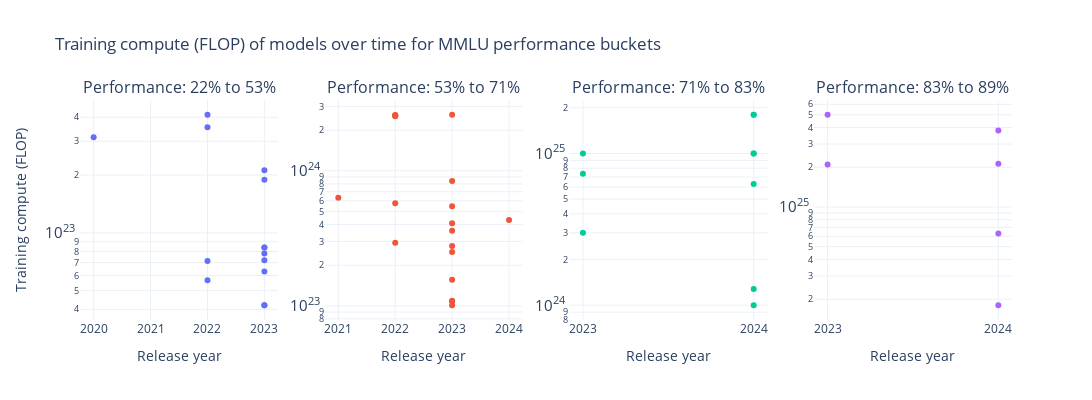

The code cell stored with this chart in its notebook:
### Code cell
# Plot the cost as a function of year for each bucket

fig = make_subplots(
    rows=1,
    cols=len(performance_bucket_dfs),
    subplot_titles=[f'Performance: {accuracy_from_negative_log_error(performance_low)*100:.0f}% ' +
                    f'to {accuracy_from_negative_log_error(performance_high)*100:.0f}%'
                    for performance_low, performance_high in performance_bucket_dfs.keys()]
)

for i, (performance_bucket, bucket_df) in enumerate(performance_bucket_dfs.items()):
    bucket_df = bucket_df.copy()
    bucket_df['Year'] = bucket_df['Date'].dt.year
    fig.append_trace(
        go.Scatter(
            x=bucket_df['Year'],
            y=10**bucket_df[cost_var],
            mode='markers',
            text=bucket_df['System'],
            name=f'{performance_bucket[0]:.2f} to {performance_bucket[1]:.2f}',
            showlegend=False,
        ),
        row=1, col=i + 1
    )
    fig.update_xaxes(title_text='Release year', row=1, col=i + 1)

# Only show whole years
fig.update_xaxes(tickmode='linear', dtick=1)
fig.update_yaxes(type='log')

fig.update_layout(
    title=f'{var_labels[cost_var]} of models over time for {benchmark_to_analyze} performance buckets',
    yaxis_title=var_labels[cost_var],
    width=1200,
    height=400,
    template='plotly_white'
)

if save:
    save_plot(fig, results_dir, f'{benchmark_to_analyze}_{cost_var}_by_year_for_performance_buckets')

fig.show()

### Figure 1 — Plotly figure (JSON) as saved in the notebook; plotly's stock layout.template omitted (floating-point values rounded to 4 significant figures)
{"data": [{"mode": "markers", "name": "0.25 to 0.75", "showlegend": false, "text": ["BLOOM-176B", "BloombergGPT", "DeepSeek-7B", "GLM 130B", "GPT-NeoX 20B", "LLaMa-1 13B", "LLaMa-1 7B", "LLaMa-2 7B", "MPT 30B", "MPT 7B", "OPT-66B", "StableLM-3B-4E1T", "StableLM-alpha-7b-v2", "text-davinci-001"], "type": "scatter", "x": [2022, 2023, 2023, 2022, 2022, 2023, 2023, 2023, 2023, 2023, 2022, 2023, 2023, 2020], "xaxis": "x", "y": [4.12e+23, 2.12e+23, 8.4e+22, 3.55e+23, 5.67e+22, 7.8e+22, 4.2e+22, 8.4e+22, 1.89e+23, 4.2e+22, 7.13e+22, 7.2e+22, 6.3e+22, 3.15e+23], "yaxis": "y"}, {"mode": "markers", "name": "0.75 to 1.25", "showlegend": false, "text": ["Chinchilla 70B", "code-davinci-002", "Falcon 40B", "Gemma 2 9B", "Gopher 280B", "GPT-3.5-turbo-16k", "LLaMa-1 33B", "LLaMa-1 65B", "LLaMa-2 13B", "LLaMa-2 34B", "LLaMa-2 70B", "PaLM 540B", "PaLM 63B", "Qwen 7B", "text-davinci-002", "text-davinci-003", "XVerse-13B", "XVerse-13B-2", "Yi-6B"], "type": "scatter", "x": [2022, 2022, 2023, 2024, 2021, 2023, 2023, 2023, 2023, 2023, 2023, 2022, 2022, 2023, 2022, 2022, 2023, 2023, 2023], "xaxis": "x2", "y": [5.76e+23, 2.58e+24, 3.6e+23, 4.32e+23, 6.31e+23, 2.6e+24, 2.77e+23, 5.46e+23, 1.56e+23, 4.08e+23, 8.4e+23, 2.53e+24, 2.93e+23, 1.01e+23, 2.58e+24, 2.58e+24, 1.09e+23, 2.5e+23, 1.08e+23], "yaxis": "y2"}, {"mode": "markers", "name": "1.25 to 1.75", "showlegend": false, "text": ["DeepSeek-Coder-V2", "DeepSeek-V2", "Grok-1", "Inflection-2", "Inflection-2.5", "Llama 3 70B", "Mistral Large", "Nemotron-4-340B Base", "Nemotron-4-340B Instruct", "PaLM-2"], "type": "scatter", "x": [2024, 2024, 2023, 2023, 2024, 2024, 2024, 2024, 2024, 2023], "xaxis": "x3", "y": [1.28e+24, 1e+24, 3e+24, 1e+25, 1e+25, 6.3e+24, 1e+25, 1.8e+25, 1.8e+25, 7.34e+24], "yaxis": "y3"}, {"mode": "markers", "name": "1.75 to 2.25", "showlegend": false, "text": ["Gemini Ultra", "GPT-4 (original)", "Llama 3.1 405B", "Llama 3.1 70B", "Mistral Large 2", "Yi-Large"], "type": "scatter", "x": [2023, 2023, 2024, 2024, 2024, 2024], "xaxis": "x4", "y": [5e+25, 2.1e+25, 3.8e+25, 6.3e+24, 2.13e+25, 1.8e+24], "yaxis": "y4"}], "layout": {"annotations": [{"font": {"size": 16}, "showarrow": false, "text": "Performance: 22% to 53%", "x": 0.1062, "xanchor": "center", "xref": "paper", "y": 1, "yanchor": "bottom", "yref": "paper"}, {"font": {"size": 16}, "showarrow": false, "text": "Performance: 53% to 71%", "x": 0.3688, "xanchor": "center", "xref": "paper", "y": 1, "yanchor": "bottom", "yref": "paper"}, {"font": {"size": 16}, "showarrow": false, "text": "Performance: 71% to 83%", "x": 0.6313, "xanchor": "center", "xref": "paper", "y": 1, "yanchor": "bottom", "yref": "paper"}, {"font": {"size": 16}, "showarrow": false, "text": "Performance: 83% to 89%", "x": 0.8938, "xanchor": "center", "xref": "paper", "y": 1, "yanchor": "bottom", "yref": "paper"}], "height": 400, "title": {"text": "Training compute (FLOP) of models over time for MMLU performance buckets"}, "width": 1200, "xaxis": {"anchor": "y", "domain": [0, 0.2125], "dtick": 1, "tickmode": "linear", "title": {"text": "Release year"}}, "xaxis2": {"anchor": "y2", "domain": [0.2625, 0.475], "dtick": 1, "tickmode": "linear", "title": {"text": "Release year"}}, "xaxis3": {"anchor": "y3", "domain": [0.525, 0.7375], "dtick": 1, "tickmode": "linear", "title": {"text": "Release year"}}, "xaxis4": {"anchor": "y4", "domain": [0.7875, 1], "dtick": 1, "tickmode": "linear", "title": {"text": "Release year"}}, "yaxis": {"anchor": "x", "domain": [0, 1], "title": {"text": "Training compute (FLOP)"}, "type": "log"}, "yaxis2": {"anchor": "x2", "domain": [0, 1], "type": "log"}, "yaxis3": {"anchor": "x3", "domain": [0, 1], "type": "log"}, "yaxis4": {"anchor": "x4", "domain": [0, 1], "type": "log"}}}
